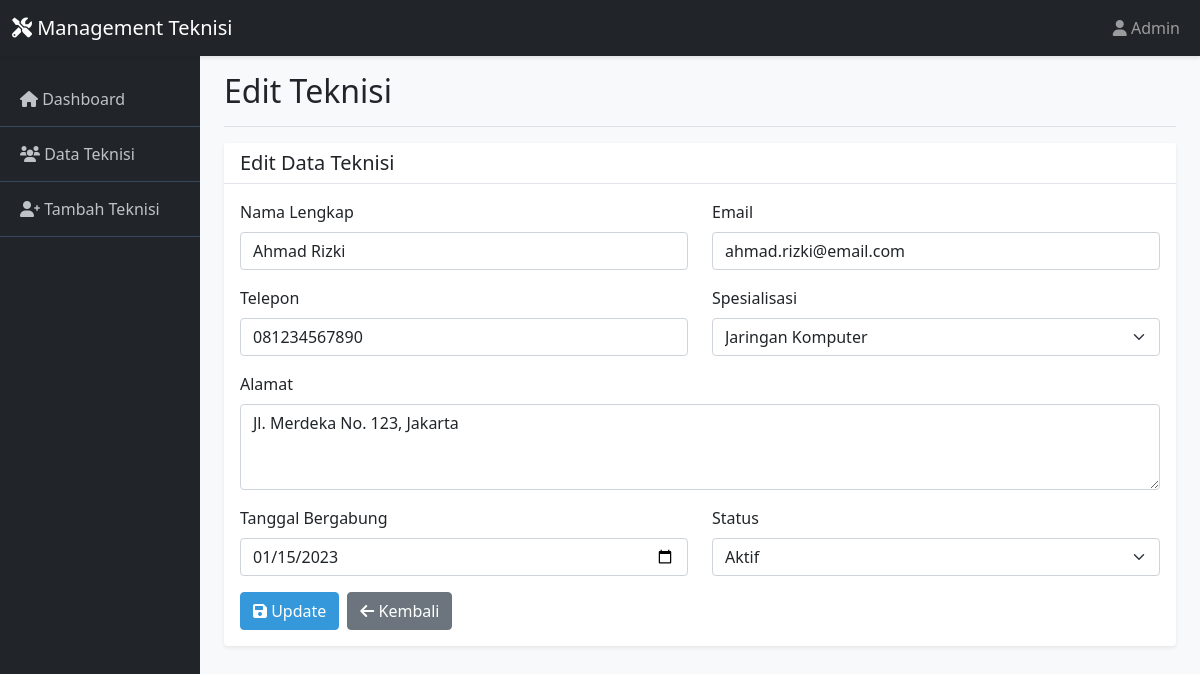
Page /edit_teknisi.php?id=1 on the committed database.
### tables this page shows
CREATE TABLE `teknisi` (
  `id` int(11) NOT NULL,
  `nama` varchar(100) NOT NULL,
  `email` varchar(100) NOT NULL,
  `telepon` varchar(15) NOT NULL,
  `spesialisasi` varchar(100) NOT NULL,
  `alamat` text DEFAULT NULL,
  `tanggal_bergabung` date NOT NULL,
  `status` enum('Aktif','Non-Aktif') DEFAULT 'Aktif',
  `created_at` timestamp NOT NULL DEFAULT current_timestamp()
);

### edit_teknisi.php (the view, shortened to what this page needs)
<?php
include 'config.php';
$id = $_GET['id'];
$stmt = $pdo->prepare("SELECT * FROM teknisi WHERE id = ?");
$stmt->execute([$id]);
$teknisi = $stmt->fetch(PDO::FETCH_ASSOC);
include 'header.php';
?>
<div class="card">
    <div class="card-header">
        <h5 class="card-title mb-0">Edit Data Teknisi</h5>
    </div>
    <div class="card-body">
        <form method="POST">
            <div class="row">
                <div class="col-md-6">
                    <div class="mb-3">
                        <label for="nama" class="form-label">Nama Lengkap</label>
                        <input type="text" class="form-control" id="nama" name="nama"
                               value="<?php echo htmlspecialchars($teknisi['nama']); ?>" required>
                    </div>
                </div>
                <div class="col-md-6">
                    <div class="mb-3">
                        <label for="email" class="form-label">Email</label>
                        <input type="email" class="form-control" id="email" name="email"
                               value="<?php echo htmlspecialchars($teknisi['email']); ?>" required>
                    </div>
                </div>
            </div>
            <div class="row">
                <div class="col-md-6">
                    <div class="mb-3">
                        <label for="telepon" class="form-label">Telepon</label>
                        <input type="text" class="form-control" id="telepon" name="telepon"
                               value="<?php echo htmlspecialchars($teknisi['telepon']); ?>" required>
                    </div>
                </div>
                <div class="col-md-6">
                    <div class="mb-3">
                        <label for="spesialisasi" class="form-label">Spesialisasi</label>
                        <select class="form-select" id="spesialisasi" name="spesialisasi" required>
                            <option value="Jaringan Komputer" <?php echo $teknisi['spesialisasi'] == 'Jaringan Komputer' ? 'selected' : ''; ?>>Jaringan Komputer</option>
                        </select>
                    </div>
                </div>
            </div>
            <div class="mb-3">
                <label for="alamat" class="form-label">Alamat</label>
                <textarea class="form-control" id="alamat" name="alamat" rows="3"><?php echo htmlspecialchars($teknisi['alamat']); ?></textarea>
            </div>
            <div class="row">
                <div class="col-md-6">
                    <div class="mb-3">
                        <label for="tanggal_bergabung" class="form-label">Tanggal Bergabung</label>
                        <input type="date" class="form-control" id="tanggal_bergabung" name="tanggal_bergabung"
                               value="<?php echo $teknisi['tanggal_bergabung']; ?>" required>
                    </div>
                </div>
                <div class="col-md-6">
                    <div class="mb-3">
                        <label for="status" class="form-label">Status</label>
                        <select class="form-select" id="status" name="status" required>
                            <option value="Aktif" <?php echo $teknisi['status'] == 'Aktif' ? 'selected' : ''; ?>>Aktif</option>
                        </select>
                    </div>
                </div>
            </div>
            <div class="d-flex gap-2">
                <button type="submit" class="btn btn-primary">
                    <i class="fas fa-save"></i> Update
                </button>
                <a href="teknisi.php" class="btn btn-secondary">
                    <i class="fas fa-arrow-left"></i> Kembali
                </a>
            </div>
        </form>
    </div>
</div>
<?php include 'footer.php'; ?>

### style.css (style rules this page uses)
:root { --primary-color: #3498db; --secondary-color: #2c3e50; --success-color: #27ae60; --danger-color: #e74c3c; --warning-color: #f39c12; --light-color: #ecf0f1; }
body { background-color: #f8f9fa; font-family: 'Segoe UI', Tahoma, Geneva, Verdana, sans-serif; }
.card { border: none; box-shadow: 0 0.125rem 0.25rem rgba(0, 0, 0, 0.075); margin-bottom: 20px; }
.card-header { background-color: white; border-bottom: 1px solid #e3e6f0; font-weight: 600; }
.btn-primary { background-color: var(--primary-color); border-color: var(--primary-color); }

### rows in the picture
teknisi: nama "Ahmad Rizki", email "ahmad.rizki@email.com", telepon "081234567890", spesialisasi "Jaringan Komputer", alamat "Jl. Merdeka No. 123, Jakarta", tanggal_bergabung "01/15/2023", status "Aktif"

### other values in the picture
$page_titles[basename($_SERVER['PHP_SELF'])] "Edit Teknisi"
